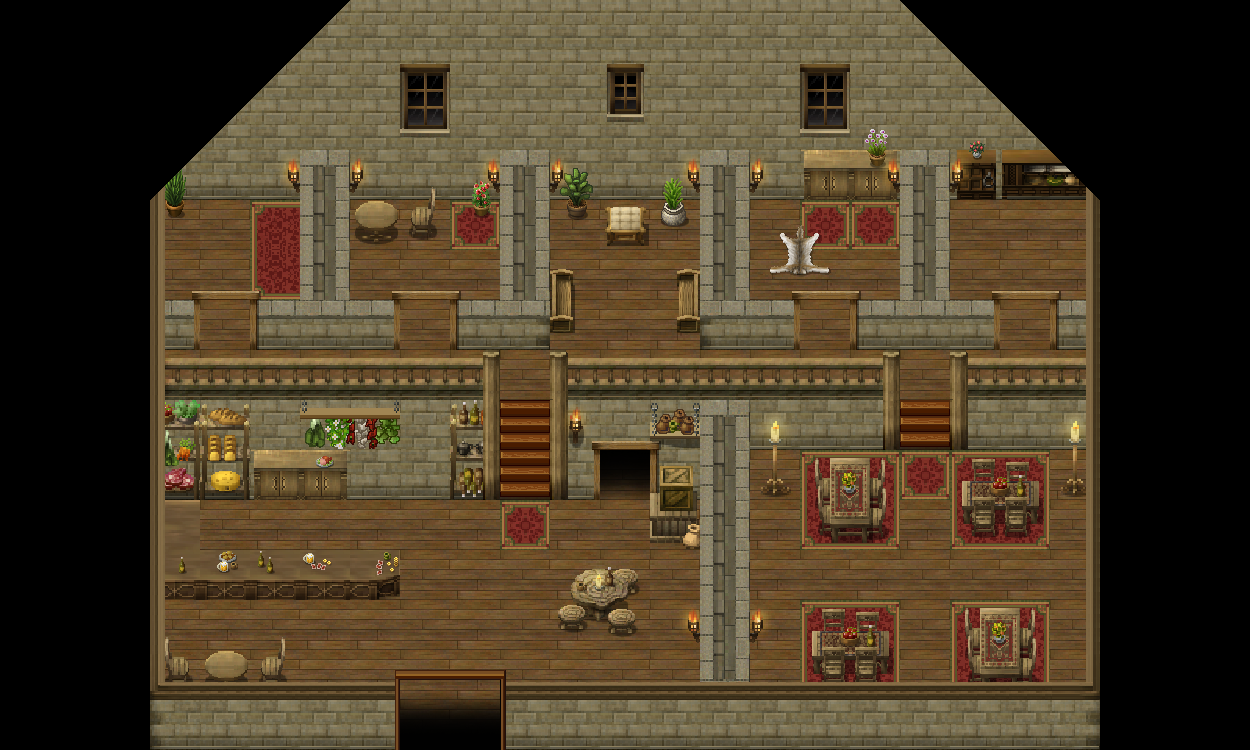

A level layout from a 2D game, rendered from its tile map. Below: a short description, then the map file with tile-grid data replaced by summaries:
An orthogonal 25x15 tile map with 50x50 px tiles, 8 tile layers (BG 1, BG 2, BG 3, BG 4, ...), 1 hidden layer not drawn, 3 tilesets and 25 objects.

<map version="1.2" tiledversion="1.2.5" orientation="orthogonal" renderorder="right-down" width="25" height="15" tilewidth="50" tileheight="50" infinite="0" nextlayerid="14" nextobjectid="179">
 <properties>
  <property name="dimming" value="0.3" />
  <property name="musicpath" value="res/music/tavern.ogg" />
  <property name="tilesetpath" value="res/map/gandriatavern/tileset_map_gandriatavern.png" />
 </properties>
 <tileset firstgid="1" name="tileset_map_gandriatavern" tilewidth="50" tileheight="50" spacing="2" margin="1" tilecount="361" columns="19">
  <image source="tileset_map_gandriatavern.png" width="1000" height="1000" />
  <tile id="206">
   <properties>
    <property name="light" value="10,25,50,100,0.8" />
   </properties>
   <animation>
    <frame tileid="206" duration="100" />
    <frame tileid="207" duration="100" />
    <frame tileid="208" duration="100" />
   </animation>
  </tile>
  <tile id="225">
   <properties>
    <property name="light" value="25,25,50,100,0.8" />
   </properties>
   <animation>
    <frame tileid="225" duration="100" />
    <frame tileid="226" duration="100" />
    <frame tileid="227" duration="100" />
   </animation>
  </tile>
  <tile id="244">
   <properties>
    <property name="light" value="40,25,50,100,0.8" />
   </properties>
   <animation>
    <frame tileid="244" duration="100" />
    <frame tileid="245" duration="100" />
    <frame tileid="246" duration="100" />
   </animation>
  </tile>
  <tile id="254">
   <properties>
    <property name="light" value="25,25,50,100,0.5" />
   </properties>
   <objectgroup draworder="index" />
   <animation>
    <frame tileid="254" duration="100" />
    <frame tileid="255" duration="100" />
   </animation>
  </tile>
  <tile id="273">
   <objectgroup draworder="index">
    <object id="0" x="22.5" y="0.5" width="4" height="45.5" />
   </objectgroup>
  </tile>
 </tileset>
 <tileset firstgid="362" name="tileset_map_npcs" tilewidth="50" tileheight="50" spacing="2" margin="1" tilecount="77" columns="7">
  <image source="../../convenience/tilesets/tileset_map_npcs.png" width="364" height="574" />
 </tileset>
 <tileset firstgid="439" name="tileset_map_dynamic_tiles" tilewidth="50" tileheight="50" spacing="2" margin="1" tilecount="220" columns="20">
  <image source="../../convenience/tilesets/tileset_map_dynamic_tiles.png" width="1040" height="572" />
 </tileset>
 <layer id="1" name="BG 1" width="25" height="15">
  <data>[375 cells, 375 non-empty, 16 distinct tile ids]</data>
 </layer>
 <layer id="2" name="BG 2" width="25" height="15">
  <data>[375 cells, 108 non-empty, 74 distinct tile ids]</data>
 </layer>
 <layer id="3" name="BG 3" width="25" height="15">
  <data>[375 cells, 38 non-empty, 28 distinct tile ids]</data>
 </layer>
 <layer id="4" name="BG 4" width="25" height="15">
  <data>[375 cells, 0 non-empty, 0 distinct tile ids]</data>
 </layer>
 <objectgroup id="5" name="npc">
  <object id="151" gid="382" x="351" y="546" width="50" height="50">
   <properties>
    <property name="id" value="npc_helena" />
   </properties>
  </object>
  <object id="167" gid="391" x="1000" y="250" width="50" height="50">
   <properties>
    <property name="id" value="npc_jeremy" />
   </properties>
  </object>
  <object id="168" gid="392" x="1050" y="300" width="50" height="50">
   <properties>
    <property name="id" value="npc_roy" />
   </properties>
  </object>
  <object id="169" gid="393" x="950" y="300" width="50" height="50">
   <properties>
    <property name="id" value="npc_morgiana" />
   </properties>
  </object>
  <object id="173" gid="390" x="900" y="450" width="50" height="50">
   <properties>
    <property name="dialoguetexture" value="res/npc/npc_lloyd/npc_lloyd.png" />
    <property name="id" value="npc_lloyd4" />
    <property name="spritesheetpath" value="res/npc/npc_lloyd/spritesheet_npc_lloyd.png" />
   </properties>
  </object>
  <object id="175" gid="413" x="200" y="300" width="50" height="50">
   <properties>
    <property name="dialogueid" value="res/npc/npc_cat/dl_npc_cat.lua" />
    <property name="id" value="npc_dondiego" />
    <property name="texttype" value="dl_npc_cat" />
   </properties>
  </object>
  <object id="176" gid="414" x="850" y="275" width="50" height="50">
   <properties>
    <property name="dialogueid" value="res/npc/npc_cat/dl_npc_cat.lua" />
    <property name="id" value="npc_kia" />
    <property name="texttype" value="dl_npc_cat" />
   </properties>
  </object>
  <object id="177" gid="415" x="1050" y="700" width="50" height="50">
   <properties>
    <property name="dialogueid" value="res/npc/npc_cat/dl_npc_cat.lua" />
    <property name="id" value="npc_timo" />
    <property name="texttype" value="dl_npc_cat" />
   </properties>
  </object>
 </objectgroup>
 <layer id="6" name="LFG 1" width="25" height="15">
  <data>[375 cells, 43 non-empty, 11 distinct tile ids]</data>
 </layer>
 <layer id="7" name="LFG 2" width="25" height="15">
  <data>[375 cells, 7 non-empty, 5 distinct tile ids]</data>
 </layer>
 <layer id="8" name="FG 1" width="25" height="15">
  <data>[375 cells, 145 non-empty, 8 distinct tile ids]</data>
 </layer>
 <layer id="9" name="FG 2" width="25" height="15">
  <data>[375 cells, 8 non-empty, 7 distinct tile ids]</data>
 </layer>
 <objectgroup id="10" name="dynamic">
  <object id="174" gid="479" x="400" y="500" width="50" height="50" />
  <object id="152" gid="463" x="600" y="500" width="50" height="50">
   <properties>
    <property name="key" value="ke_tavernbasement" />
   </properties>
  </object>
 </objectgroup>
 <layer id="11" name="collidable" width="25" height="15" visible="0">
  <data>[375 cells, 245 non-empty, 1 distinct tile ids]</data>
 </layer>
 <objectgroup id="12" name="collidable" visible="0">
  <object id="153" x="214" y="199" width="86" height="30" />
  <object id="154" x="349" y="198" width="84" height="81" />
  <object id="155" x="814" y="248" width="86" height="30" />
  <object id="156" x="815" y="457" width="68" height="84" />
  <object id="157" x="813" y="609" width="75" height="71" />
  <object id="158" x="963" y="457" width="76" height="77" />
  <object id="159" x="962" y="606" width="75" height="76" />
  <object id="161" x="549" y="269" width="23" height="64" />
  <object id="162" x="677" y="269" width="22" height="63" />
  <object id="165" x="561" y="572" width="75" height="61" />
 </objectgroup>
 <objectgroup id="13" name="trigger">
  <object id="126" x="397" y="719" width="104" height="29">
   <properties>
    <property name="map entry" value="res/map/gandria/gandria.tmx,1415,2550" />
    <property name="persistent" value="" />
   </properties>
  </object>
  <object id="171" x="400" y="650" width="100" height="50">
   <properties>
    <property name="forced" value="" />
    <property name="weather" value="res/map/meadows/meadows.tmx,60," />
   </properties>
  </object>
  <object id="172" x="600" y="450" width="50" height="30">
   <properties>
    <property name="level entry" value="res/level/storeroom/storeroom.tmx,710,210" />
    <property name="persistent" value="" />
   </properties>
  </object>
  <object id="178" x="400" y="650" width="100" height="50">
   <properties>
    <property name="forced" value="" />
    <property name="weather" value="res/map/gandria/gandria.tmx,60," />
   </properties>
  </object>
 </objectgroup>
</map>
